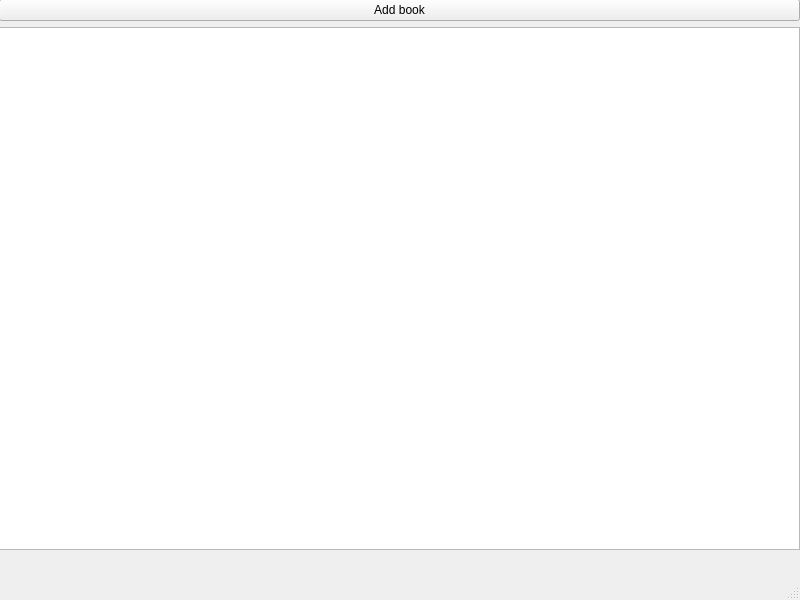
<?xml version="1.0" encoding="UTF-8"?>
<ui version="4.0">
 <class>LibraryWindow</class>
 <widget class="QMainWindow" name="LibraryWindow">
  <property name="geometry">
   <rect>
    <x>0</x>
    <y>0</y>
    <width>800</width>
    <height>600</height>
   </rect>
  </property>
  <property name="windowTitle">
   <string>MainWindow</string>
  </property>
  <widget class="QWidget" name="centralwidget">
   <widget class="QWidget" name="verticalLayoutWidget">
    <property name="geometry">
     <rect>
      <x>-1</x>
      <y>-1</y>
      <width>801</width>
      <height>551</height>
     </rect>
    </property>
    <layout class="QVBoxLayout" name="verticalLayout">
     <item>
      <layout class="QHBoxLayout" name="horizontalLayout">
       <item>
        <widget class="QPushButton" name="addBookBtn">
         <property name="text">
          <string>Add book</string>
         </property>
        </widget>
       </item>
      </layout>
     </item>
     <item>
      <layout class="QVBoxLayout" name="bookLayout"/>
     </item>
     <item>
      <widget class="QListView" name="listBooks"/>
     </item>
    </layout>
   </widget>
  </widget>
  <widget class="QMenuBar" name="menubar">
   <property name="geometry">
    <rect>
     <x>0</x>
     <y>0</y>
     <width>800</width>
     <height>22</height>
    </rect>
   </property>
  </widget>
  <widget class="QStatusBar" name="statusbar"/>
 </widget>
 <resources/>
 <connections/>
</ui>
